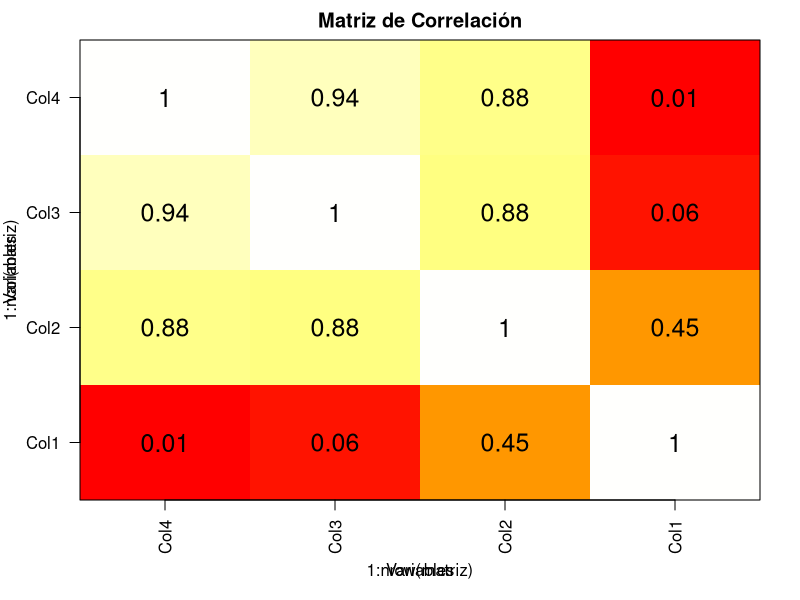
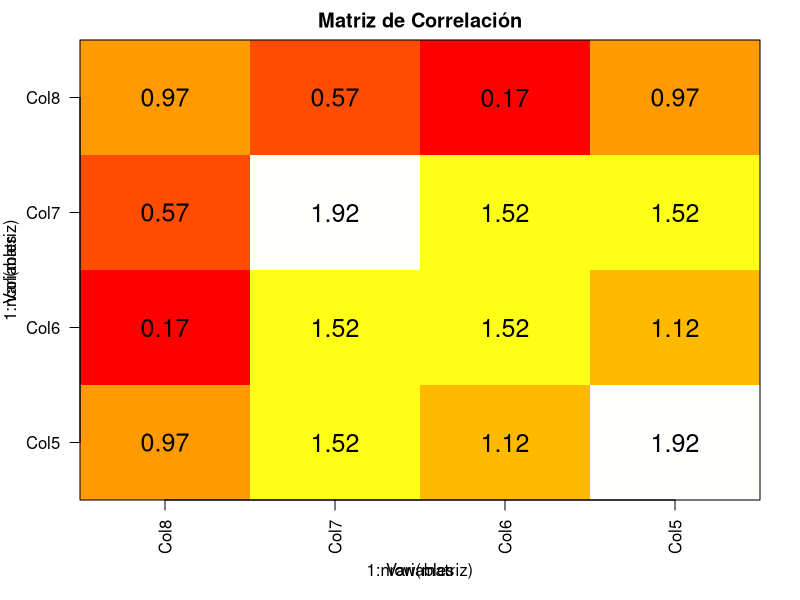
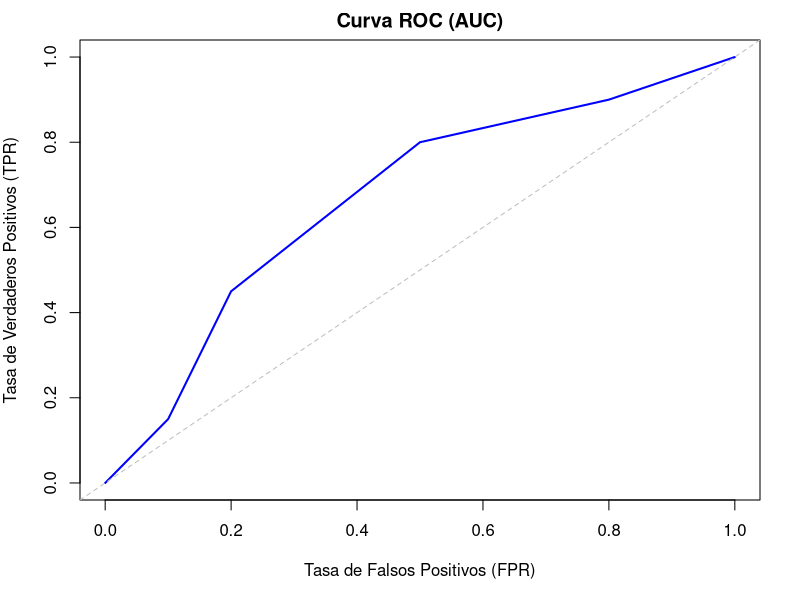

Write R code to recreate these figures, in order.
## ---- chunk 1
knitr::opts_chunk$set(echo = TRUE)
## ---- chunk 2
# Lista
x = c(11.5, 10.2, 1.2, 0.5, 5.3, 20.5, 8.4)

#Dataframe
df <- data.frame(
  Col1 = c(1.0, 1.0, 2.2, 3.1, 5.5),
  Col2 = as.integer(c(1, 0, 1, 2, 3)),
  Col3 = as.integer(c(0, 0, 1, 2, 2)),
  Col4 = c(1.0, 2.2, 2.2, 5.5, 1.0),
  Col5 = as.factor(c(2, 2, 3.1, 3.1, 3.1)),
  Col6 = as.factor(as.integer(c(3, 2, 2, 4, 5))),
  Col7 = as.factor(c('Blanco', 'Negro', 'Negro', 'Blanco','Rojo')),
  Col8 = as.factor(c('Rojo', 'Verde', 'Azul', 'Blanco', 'Blanco')),
  col9 = c('a', 'b', 'c', 'd', 'e'),
  Col10 = c(TRUE, FALSE, TRUE, FALSE, TRUE)
)
## ---- chunk 3
discretizeEW <- function(x, num_bins) {
  #'  Discretiza una lista o un DataFrame utilizando el algoritmo Equal Width (igual anchura).
  
  #'  Utiliza la función algoritmo_discretizeEW() del archivo utils.R para aplicar el algoritmo.
  #'  En esta función se comprueba de que tipo es el argumento recibido para actuar de una forma u otra.
  #'  En cualuier caso, filtrá las variables para escoger solo las numéricas.
  #'
  #' @param x La lista o DataFrame que se va a discretizar.
  #' @param num_bins (entero) El número intervalos en los que se discretizará.
  #' 
  #' @return Una lista donde se guarda la discretizacion y los puntos de corte.
  #' @return En caso que la entrada sea una dataframe, se devuelve una lista de listas
  #'         donde en cada elemento guarda la discretizacion y los puntos de corte de cada variable.

  if (is.vector(x)) { # si es atributo en forma de lista
    es_numerico <- all(sapply(x, function(valor) is.numeric(valor)))
    if (es_numerico) {
      resultado <- algoritmo_discretizeEW(x, num_bins)
      x_discretizado <- resultado$x_discretized
      cut_points <- resultado$cut_points
      return(list(x_discretizado = x_discretizado, cut_points = cut_points))
    }
  } else if (is.data.frame(x)) { # si es dataframe
    x <- x[sapply(x, function(col) is.numeric(col))]
    x_discretizado <- lapply(x, function(col) algoritmo_discretizeEW(col, num_bins))
    return(x_discretizado)
  }
}



algoritmo_discretizeEW <- function(x, num_bins) {
  #' Aplica el algoritmo Equal Width (igual anchura) para obtener los puntos de corte y así
  #' poder discretizar una lista o columna numérica.
  #'
  #' @param x vector que se va a discretizar.
  #' @param num_bins Número de intervalos en los que se discretizará.
  #'
  #' @return Una lista que contiene la discretizacion categórica de la entrada en la primera
  #'         posicion y los puntos de corte en la segunda.

  
  # Empezar aplicando el algoritmo equal width para determinar los puntos de corte
  minv <- min(x)
  maxv <- max(x)
  interv <- (maxv - minv) / num_bins
  cut_points <- seq(minv + interv, maxv, by = interv)
  
  # Discretizar tomando cada valor de x para mirar en qué intervalo cae
  x_discretized <- c()
  for (val in x) {
    for (i in 1:(length(cut_points) - 1)) {
      punto <- cut_points[i]
      if (val <= punto) {
        x_discretized <- c(x_discretized, paste0("I", i))
        break
      }
      if (i == length(cut_points) - 1) {
        x_discretized <- c(x_discretized, paste0("I", num_bins))
      }
    }
  }
  return(list(x_discretized = as.factor(x_discretized), cut_points = cut_points))
}
## ---- chunk 4
# Número de intervalos
num_bins <- 3

# Lista
res <- discretizeEW(x, num_bins)
print(res)

# Dataframe
res <- discretizeEW(df, num_bins)
print(res[1:2])
## ---- chunk 5
discretizeEF <- function(x, num_bins) {
  #'  Discretiza una lista o un DataFrame utilizando el algoritmo Equal Frequency (igual frecuencia).
  
  #'  Utiliza la función algoritmo_discretizeEF() del archivo utils.R para aplicar el algoritmo.
  #'  En esta función se comprueba de que tipo es el argumento recibido para actuar de una forma u otra.
  #'  En cualuier caso, filtrá las variables para escoger solo las numéricas.
  #'
  #' @param x La lista o DataFrame que se va a discretizar.
  #' @param num_bins (entero) El número intervalos en los que se discretizará.
  #' 
  #' @return Una lista donde se guarda la discretizacion y los puntos de corte.
  #' @return En caso que la entrada sea una dataframe, se devuelve una lista de listas
  #'         donde en cada elemento guarda la discretizacion y los puntos de corte de cada variable.
  
  if (is.vector(x)) { # si es atributo en forma de lista
    es_numerico <- all(sapply(x, function(valor) is.numeric(valor)))
    if (es_numerico) {
      resultado <- algoritmo_discretizeEF(x, num_bins)
      x_discretizado <- resultado$x_discretized
      cut_points <- resultado$cut_points
      return(list(x_discretizado = x_discretizado, cut_points = cut_points))
    }
  } else if (is.data.frame(x)) { # si es dataframe
    x <- x[sapply(x, function(col) is.numeric(col))]
    x_discretizado <- lapply(x, function(col) algoritmo_discretizeEF(col, num_bins))
    return(x_discretizado)
  }
}


algoritmo_discretizeEF <- function(x, num_bins) {
  #' Aplica el algoritmo Equal Frequency (igual frecuencia) para obtener los puntos de corte y así
  #' poder discretizar una lista o columna numérica.
  #'
  #' @param x vector que se va a discretizar.
  #' @param num_bins Número de intervalos en los que se discretizará.
  #'
  #' @return Una lista que contiene la discretizacion categórica de la entrada en la primera
  #'         posicion y los puntos de corte en la segunda.
  
  # Empezar aplicando el algoritmo equal frequency para determinar los puntos de corte
  interval_size <- length(x) %/% num_bins  # Calcular el tamaño de cada intervalo
  sorted_x <- sort(x)  # Ordenar el vector de entrada
  cut_points <- sapply(1:(num_bins-1), function(i) sorted_x[i * interval_size])  # Sacar los puntos de corte
  
  # Discretizar tomando cada valor de x para mirar en qué intervalo cae
  x_discretized <- c()
  for (val in x) {
    for (i in 1:(length(cut_points) - 1)) {
      punto <- cut_points[i]
      if (val <= punto) {
        x_discretized <- c(x_discretized, paste0("I", i))
        break
      }
      if (i == length(cut_points) - 1) {
        x_discretized <- c(x_discretized, paste0("I", num_bins))
      }
    }
  }
  
  return(list(x_discretized = as.factor(x_discretized), cut_points = cut_points))
}
## ---- chunk 6
# Número de intervalos
num_bins <- 3

# Lista
res <- discretizeEF(x, num_bins)
print(res)

# Dataframe
res <- discretizeEF(df, num_bins)
print(res[1:2])
## ---- chunk 7
varianza_dataframe <- function(df) {
  #' Calcula la varianza de las columnas continuas de un DataFrame.
  #'
  #' Utiliza la función varianza() del archivo utils.R para calcular la varianza para cada columna.
  #'
  #' @param df Un DataFrame de R que contiene columnas con cualquier tipo de datos.
  #'        La función filtra el DataFrame para seleccionar solo las columnas continuas
  #'
  #' @return Un vector de tipo numerico con los nombres de las variables originales asociados a sus elementos.
  
  df <- df[sapply(df, is.double)]  # Seleccionar las columnas numéricas del DataFrame
  
  return(sapply(df, varianza))  # Aplicar la función de varianza a cada columna
}


varianza <- function(col) {
  #' Calcula la varianza de un vector cuyos elementos sean continuos.
  #'
  #' Originalmente implementado para utilizar con columnas de un dataframe, pero se puede utilizar con cualquier vector
  #'
  #' @param col Vector de números para los cuales se calculará la varianza.
  #'
  #' @return Un valor de tipo float.

  if (length(col) != 0) {
    media <- sum(col) / length(col) # Calcular la media
    varianza <- sum((col - media) ^ 2) / length(col) # Aplicar la fórmula de la varianza
    return(varianza)
  } 
}
## ---- chunk 8
res <- varianza_dataframe(df)
print(res)
## ---- chunk 9
entropia_dataframe <- function(df) {
  #' Calcula la entropia de las columnas discretas de un DataFrame.
  #'
  #' Utiliza la función entropia() del archivo utils.R para calcular la varianza para cada columna.
  #'
  #' @param df Un DataFrame de R que contiene columnas con cualquier tipo de datos.
  #'        La función filtra el DataFrame para seleccionar solo las columnas discretas
  #'
  #' @return Un vector de tipo numerico con los nombres de las variables originales asociados a sus elementos.

  df <- df[sapply(df, is.integer)]  # Seleccionar las columnas numéricas del DataFrame
  
  return(sapply(df, entropia))  # Aplicar la función de entropía a cada columna
}


entropia <- function(x) {
  #' Calcula la entropia de un vector cuyos elementos sean discretos
  #'
  #' Originalmente implementado para utilizar con columnas de un dataframe, pero se puede utilizar con cualquier vector
  #'
  #' @param col Vector de números para los cuales se calculará la entropia
  #'
  #' @return Un valor de tipo float.
  
  # Empezar contando las apariciones de cada elemento
  cont_val <- table(x)
  
  # Calcula las Probabilidades de Cada Valor
  probs <- cont_val / length(x)
  
  # Calcular la entropía dada las probabilidades
  return(-sum(probs * log2(probs), na.rm = TRUE) )
}
## ---- chunk 10
res <- entropia_dataframe(df)
print(res)
## ---- chunk 11
roc_dataframe <- function(df) {
  #' Calcula las curvas ROC para las columnas continuas de un DataFrame utilizando las etiquetas de la última columna
  #' como valores de clase.
  #' 
  #' Utiliza la función get_roc() del archivo utils.R para calcular para cada columna el área debajo de la curva ROC y las   #' listas
  #' FPR y TPR.
  #'
  #' @param df Un DataFrame de R que contiene columnas con cualquier tipo de datos.
  #'        La función filtra el DataFrame para seleccionar solo las columnas continuas
  #'
  #' @return Un dataframe. Para cada columna (variables originales) tiene 3 filas donde la primera muestra
  #'         el area debajo de la curva, la segunda devuelve la lista de TPR y la tercera la lista FPR.
  
  col_etiqueta <- df[, ncol(df)]  # Guardar las etiquetas (última columna)
  df <- df[sapply(df, is.double)]  # Seleccionar las columnas numéricas del DataFrame
  
  return( as.data.frame(sapply(df, get_roc, etiquetas = col_etiqueta)))  # Aplicar la función get_roc a cada columna
}


get_roc <- function(df, etiquetas) {
  #' Calcula la curva ROC para una columna continua y las etiquetas de clase proporcionadas.
  #'
  #' Originalmente implementado para utilizar con columnas de un dataframe, pero se puede utilizar con cualquier vector
  #'
  #' @param col Vector de números para los cuales se calculará la curva ROC.
  #' @param etiquetas Vector que representa de clase correspondientes a la columna continua.
  #'
  #' @return Una lista donde la primera posicion es el area debajo de la curva, la segunda los TPR y la tercera los FPR.

  # Ordenar el DataFrame
  df <- sort(df)
  
  # Inicializar listas para almacenar TPR y FPR
  tpr_list <- vector()
  fpr_list <- vector()
  
  # Determinar los puntos de la curva ROC (es decir, todos los pares TPR, FPR para cada posible valor de corte)
  for (valor_corte in df) {
    # Calcular TP, FP, TN, FN para el valor de corte dado
    TP <- sum(df >= valor_corte & etiquetas == TRUE)
    FP <- sum(df >= valor_corte & etiquetas == FALSE)
    TN <- sum(df < valor_corte & etiquetas == FALSE)
    FN <- sum(df < valor_corte & etiquetas == TRUE)
    
    # Calcular TPR y FPR para el valor de corte actual
    TPR <- TP / (TP + FN)
    FPR <- FP / (FP + TN)
    
    # Guardar TPR y FPR del valor de corte en la lista
    tpr_list <- c(tpr_list, TPR)
    fpr_list <- c(fpr_list, FPR)
  }
  
  # Calcular el área bajo la curva ROC (AUC) usando la regla del trapecio
  auc <- 0
  for (i in 2:length(tpr_list)) {
    auc <- auc + 0.5 * (fpr_list[i] - fpr_list[i - 1]) * (tpr_list[i] + tpr_list[i - 1])
  }
  
  return(list(auc = auc, tpr_list = tpr_list, fpr_list = fpr_list))
}
## ---- chunk 12
res <- roc_dataframe(df)
print(res)
## ---- chunk 13
normalizar <- function(x) {
  #' Normaliza un vector de valores numéricos o un DataFrame con columnas numéricas en el rango [0, 1].
  #'
  #' Utiliza la función aux_normalizar() del archivo utils.R.
  #'
  #' @param x Vector o dataframe que se va a normalizar
  #'
  #' @return Un vector normalizado si los elementos son numericos, sino devuelve el propoo vector sin cambios
  #' @return Dataframe de la entrada pero con las columnas numericas normalizadas
  
  if (is.vector(x)) { # es un vector
    if (all(sapply(x, function(valor) is.numeric(valor)))) { # mirar que sea todo numerico
      return(aux_normalizar(x))
    } else {
      return(x)
    }
    
  } else if (is.data.frame(x)) { # es un dataframe
    df <- x
    columnas_numericas <- sapply(df, is.numeric)
    df[columnas_numericas] <- lapply(df[columnas_numericas], aux_normalizar)
    return(df)
    
  } else {
    return("No es ni una lista ni un DataFrame")
  }
}


aux_normalizar <- function(x) {
  #' Normaliza una lista de valores numéricos en el rango [0, 1].
  #' Para normalizar los valores se utiliza la fórmula: (val - min_valor) / (max_valor - min_valor)
  #'
  #' @param x Vector que se va a normalizar
  #'
  #' @return Un vector normalizado.
  #' @return Vector original si no se cumple (max_valor - min_valor) != 0
  
  min_valor <- min(x)
  max_valor <- max(x)
  
  if ((max_valor - min_valor) != 0) {
    return( (x - min_valor) / (max_valor - min_valor) ) # Devolver la lista normalizada
  } else {
    return(x) 
  }
}
## ---- chunk 14
# Lista
res <- normalizar(x)
print(res)

# Dataframe
res <- normalizar(df)
print(res)
## ---- chunk 15
estandarizar <- function(x) {
  #' Estandariza un vector de valores numéricos o un DataFrame con columnas numéricas 
  #' para que tengan media 0 y desviación estándar 1.
  #'
  #' Utiliza la función aux_estandarizarr() del archivo utils.R.
  #'
  #' @param x Vector o dataframe que se va a estandarizar
  #'
  #' @return Un vector normalizado si los elementos son numericos, sino devuelve el propoo vector sin cambios
  #' @return Dataframe de la entrada pero con las columnas numericas estandarizadas
  
  if (is.vector(x)) { # es un vector
    if (all(sapply(x, function(valor) is.numeric(valor)))) { # mirar que sea todo numerico
      return(aux_estandarizar(x))
    } else {
      return(x)
    }
    
  } else if (is.data.frame(x)) { # es un dataframe
    df <- x
    columnas_numericas <- sapply(df, is.numeric)
    df[columnas_numericas] <- lapply(df[columnas_numericas], aux_estandarizar)
    return(df)
    
  } else {
    return("No es ni una lista ni un DataFrame")
  }
}



aux_estandarizar <- function(x) {
  #' Estandariza un vector de valores numéricos para que tengan media 0 y desviación estándar 1.
  #' Para estandarizar se ha utilizado la formula:  (val - media) / des_estandar
  #'
  #' @param x Vector que se va a estandarizar
  #'
  #' @return Un vector estandarizado
  #' @return Vector original si no se cumple des_estandar != 0

  media <- mean(x)
  des_estandar <- sd(x)
  
  if (des_estandar != 0) {
    return( (x - media) / des_estandar ) # Devolver la lista normalizada
  } else {
    return(x)
  }
}
## ---- chunk 16
# Lista
res <- estandarizar(x)
print(res)

# Dataframe
res <- estandarizar(df)
print(res)
## ---- chunk 17
aplicar_filtrado <- function(nombre_func, df, umbral) {
  #' Aplica un filtrado a un DataFrame utilizando una función para calcular una métrica específica y un umbral.
  #' De este modo, dado un dataframe solo se escogen las columnas que SUPEREN el umbral establecido para la función
  #' indicada. 
  #'
  #' Las funciones disponibles estan establecdos en la lista lista_funciones con nombres asocados. Por ahora solo se han 
  #' añadido las metricas varianza y entropia, pero si se quiere añadir otras solo hay que indicar en la lista
  #'
  #' @param nombre_func string con el nombre de la metrica
  #' @param df Dataframe donde se aplicara las funciones
  #' @param umbral numerico. El umbrals para filtrar los resultados de la función.
  #'
  #' @return Dataframe con las columnas que cumplan los requisitos
  #' @return Si el nombre de la función no es válido, devuelve un mensaje indicando que la función no es válida.
  
  # Mapeo de nombres de funciones 
  lista_funciones <- list(
    varianza = varianza_dataframe,
    entropia = entropia_dataframe
  )
  
  # Verificar si la función existe en el diccionario
  if (nombre_func %in% names(lista_funciones)) {
    res <- lista_funciones[[nombre_func]](df) # Llamada a la función pasando el dataframe
    
    # Filtrar el dataframe según el umbral
    columnas_filtradas <- names(res[res > umbral])
    
    df_nuevo <- df[columnas_filtradas]
    return(df_nuevo)
    
  } else {
    return("Función no válida")
  }
}
## ---- chunk 18

# Llamada varianza
funcion_nombre <- 'varianza'
umbral <- 2.75
res <- aplicar_filtrado(funcion_nombre, df, umbral)
print(res)

# Llamada entropia
funcion_nombre <- 'entropia'
umbral <- 1.6
res <- aplicar_filtrado(funcion_nombre, df, umbral)
print(res)
## ---- chunk 19
calcular_correlacion <- function(df) {
  #' Calcula la matriz de correlación para las columnas numéricas de un DataFrame.
  #' Hace uso de la funcion cor().
  #'
  #' Los valores estarán en el rango de -1 a 1, donde 1 indica una correlación positiva perfecta, -1 
  #' indica una correlación negativa perfecta y 0 indica falta de correlación. 
  #' 
  #' @param df El DataFrame del cual se calculará la correlación. Las columnas ueden ser de cualquier tipo,
  #'           pero se escogerán solo aquellas que sean numéricas.
  #'
  #' @return Un dataframe en forma de matriz de correlación para las columnas numéricas del DataFrame.
  #'         Las columnas y filas mantendran los mismos nombres que el dataframe original.

  df <- df[sapply(df, is.numeric)] # Seleccionar solo las columnas numéricas
  return( as.data.frame(cor(df)) )
}

## ---- chunk 20
res <- calcular_correlacion(df)
print(res)
## ---- chunk 21
calcular_info_mutua <- function(df) {
  #' Calcula la información mutua entre las columnas categóricas de un DataFrame.
  #' Utiliza la función info_mutua() del archivo utils.R para calcular la informaciOn mutua entre pares de columnas.
  #'
  #' Los valores estarán en un rango positivo, donde valores más altos indican una mayor dependencia entre las variables.
  #' 
  #' @param df El DataFrame del cual se calculará la información mutua. Las columnas ueden ser de cualquier tipo,
  #'           pero se escogerán solo aquellas que sean numéricas.
  #'
  #' @return Un dataframe en forma de matriz de informacion mutua para las columnas categóricas del DataFrame.
  #'         Las columnas y filas mantendran los mismos nombres que el dataframe original.
  
  df <- df[sapply(df, is.factor)] # Seleccionar solo las columnas numéricas
  return(info_mutua(df))
}


entropia_conjunta <- function(x, y) {
  #' Calcula la entropía conjunta de dos vectores.
  #' Función auxiliar para calcular la informacion mutua entre 2 variables.
  #'
  #' Al igual que la funcion entropia() utiliza la fórmula: H(X) = -sum(p(x) * log2(p(x))),  donde ahora p(x)
  #' son las probabilidades conjuntas de cada valor de una lista con la otra.
  #' 
  #' @param x Vector que representa la primera variable.
  #' @param y Vector que representa la segunda variable.
  #'
  #' @return float: Valor de entropía conjunta.
  
  # Calcular las probabilidades conjuntas
  cont_val <- table(x, y)
  
  # Calcula las Probabilidades Conjuntas de Cada Par (x, y)
  probs_conjuntas <- prop.table(cont_val)
  
  # Calcular la entropía conjunta dada las probabilidades
  probs_conjuntas[probs_conjuntas == 0] <- 1e-10 # Evitar el logaritmo de 0 agregando un pequeño valor epsilon
  return(-sum(probs_conjuntas * log2(probs_conjuntas)) )
}


info_mutua <- function(df) {
  #' Calcula la información mutua entre todas las columnas de un DataFrame.
  #' Es una función auxiliar que se usa en la función calcular_info_mutua() donde se pasa como argumento
  #' un dataframe con la columnas categoricas.
  #' 
  #' Para calcular la información mutua entre 2 variables se ha hecho uso de la función:
  #' información mutua = entropia1 + entropia2 - entropia_conjunta
  #' 
  #' @param df  DataFrame de R que contiene variables para las cuales se calculará la información mutua.
  #'
  #' @return DataFrame que contiene los valores de información mutua para cada par de columnas del DataFrame.
  #'          Los nombres de las columnas y las filas del DataFrame corresponden a las columnas del DataFrame original.
  
  # Obtener nombres de las columnas
  columnas <- colnames(df)
  
  # Inicializar una matriz vacía para almacenar los resultados
  mat_mut <- matrix(nrow = length(columnas), ncol = length(columnas))
  
  # Procesar todos los pares de columnas
  for (i in 1:length(columnas)) {
    fila <- numeric(length(columnas))
    
    # Calcular entropia 1
    entr1 <- entropia(df[[columnas[i]]])
    
    for (j in 1:length(columnas)) {
      # Calcular entropia 2
      entr2 <- entropia(df[[columnas[j]]])
      
      # Calcular entropia conjunta
      entr_conj <- entropia_conjunta(df[[columnas[i]]], df[[columnas[j]]])
      
      # Calcular información mutua
      inf_mut <- entr1 + entr2 - entr_conj
      
      # Guardar en la matriz
      fila[j] <- inf_mut
    }
    
    mat_mut[i,] <- fila
  }
  
  # Crear un dataframe a partir de la matriz y establecer nombres de columnas
  mat_mut_df <- as.data.frame(mat_mut)
  colnames(mat_mut_df) <- columnas
  rownames(mat_mut_df) <- columnas
  
  return(mat_mut_df)
}
## ---- chunk 22
res <- calcular_info_mutua(df)
print(res)
## ---- chunk 23
visualizar_matriz_correlacion <- function(datos) {
  #' Visualiza la matriz de correlación para un dataframe.
  #' Se hace uso de función calcular_correlacion() para obtener los datos y asi poder realizar el plot.
  #'
  #' @param datos Un DataFrame que contiene las variables para las cuales se calculará la correlacion.
  
  # Calcula la matriz de correlaciones
  matriz <- calcular_correlacion(datos) 
  matriz <-  as.matrix(matriz[nrow(matriz):1, ]) # Hace falta que sea matriz para usar image()
  # Ademas, invertir las filas porque sino salia al reves
  matriz <- t(apply(matriz, 2, c)) # Transpuesta porque salia al reves
  
  # Configura el tamaño de la figura
  par(mar=c(5, 4, 2, 2)) # Configura los márgenes
  
  # Crea un mapa de calor para visualizar la matriz de correlaciones
  image(1:nrow(matriz), 1:ncol(matriz), matriz, col=heat.colors(256), axes=FALSE)
  
  # Etiquetas de los ejes
  num_variables <- ncol(matriz)
  axis(1, at=1:num_variables, labels=colnames(matriz), las=2)
  axis(2, at=1:num_variables, labels=rev(colnames(matriz)), las=2)
  
  # Muestra el valor de correlación en cada celda
  for (i in 1:num_variables) {
    for (j in 1:num_variables) {
      text(i, j, round(matriz[i, j], 2), col="black", cex=1.5)
    }
  }
  
  # Título y etiquetas de los ejes
  title("Matriz de Correlación")
  mtext("Variables", side=1, line=3)  # Etiqueta del eje X
  mtext("Variables", side=2, line=3)  # Etiqueta del eje Y
  
  # Muestra la matriz de correlaciones
  box()
}
## ---- chunk 24
visualizar_matriz_correlacion(df)
## ---- chunk 25
visualizar_infmutua <- function(datos) {
  #' Visualiza la matriz de información mutua para un dataframe.
  #' Se hace uso de función calcular_info_mutua() para obtener los datos y asi poder realizar el plot.
  #'
  #' @param datos Un DataFrame que contiene las variables para las cuales se calculará la información mutua.
  
  # Calcula la matriz de correlaciones
  matriz <- calcular_info_mutua(datos)
  matriz <-  as.matrix(matriz[nrow(matriz):1, ])
  matriz <- t(apply(matriz, 2, c)) # Transpuesta porque salia al reves
  
  
  # Configura el tamaño de la figura
  par(mar=c(5, 4, 2, 2)) # Configura los márgenes
  
  # Crea un mapa de calor para visualizar la matriz de correlaciones
  image(1:nrow(matriz), 1:ncol(matriz), matriz, col=heat.colors(256), axes=FALSE)
  
  # Etiquetas de los ejes
  num_variables <- ncol(matriz)
  axis(1, at=1:num_variables, labels=colnames(matriz), las=2)
  axis(2, at=1:num_variables, labels=rev(colnames(matriz)), las=2)
  
  # Muestra el valor de correlación en cada celda
  for (i in 1:num_variables) {
    for (j in 1:num_variables) {
      text(i, j, round(matriz[i, j], 2), col="black", cex=1.5)
    }
  }
  
  
  # Título y etiquetas de los ejes
  title("Matriz de Correlación")
  xlabel <- expression("Variables")
  ylabel <- expression("Variables")
  mtext(side=1, line=3, xlabel)
  mtext(side=2, line=3, ylabel)
  
  # Muestra la matriz de correlaciones
  box()
}
## ---- chunk 26
visualizar_infmutua(df)
## ---- chunk 27
visualizar_roc <- function(tpr_lisr, fpr_list) {
  #' Visualiza una curva AUC-ROC utilizando las tasas de falsos positivos (FPR) y verdaderos positivos (TPR) proporcionadas.
  #'
  #' @param fpr_list Lista de tasas de falsos positivos.
  #' @param tpr_list Lista de tasas de verdaderos positivos.
  #' Los dos argumentos deben de tener la misma longitud
  
  # Pasar a vector
  res <- unlist(res) 
  tpr_lisr <- unlist(tpr_lisr) 
  fpr_list <- unlist(fpr_list)
  
  # Crear un gráfico de la curva ROC
  plot(fpr_list, tpr_lisr, type = "l", col = "blue", lwd = 2, xlim = c(0, 1), ylim = c(0, 1),
       xlab = "Tasa de Falsos Positivos (FPR)", ylab = "Tasa de Verdaderos Positivos (TPR)",
       main = paste("Curva ROC (AUC)"))
  
  # Línea de referencia (diagonal)
  abline(0, 1, col = "gray", lty = 2)
  
  # Leyenda
  
}
## ---- chunk 28
fpr_list = c(0, 0.1, 0.2, 0.5, 0.8, 1)
tpr_list = c(0, 0.15, 0.45, 0.8, 0.9, 1)
visualizar_roc(tpr_list, fpr_list)
